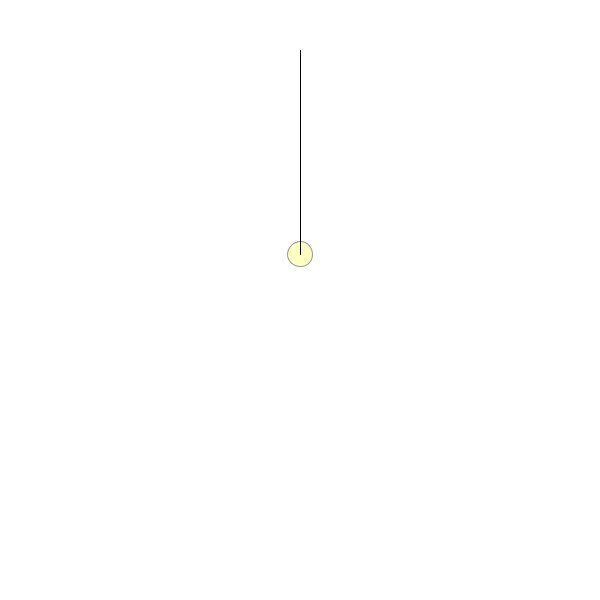
Frame 1 (no input)
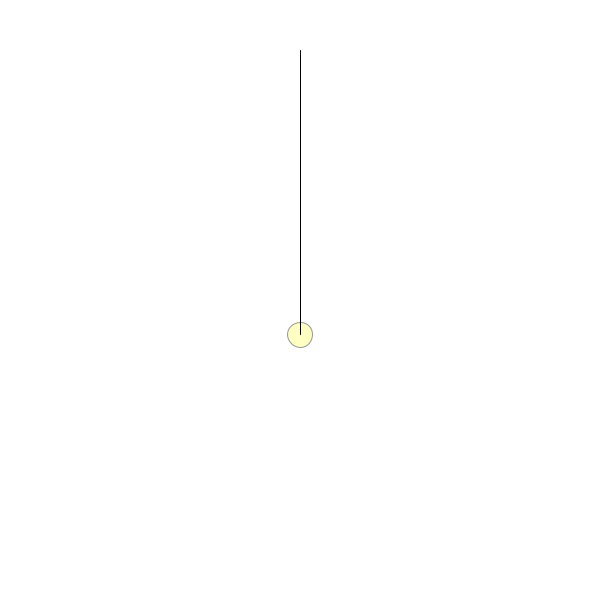
Frame 60 (the mouse pressed at the canvas centre just before this capture)
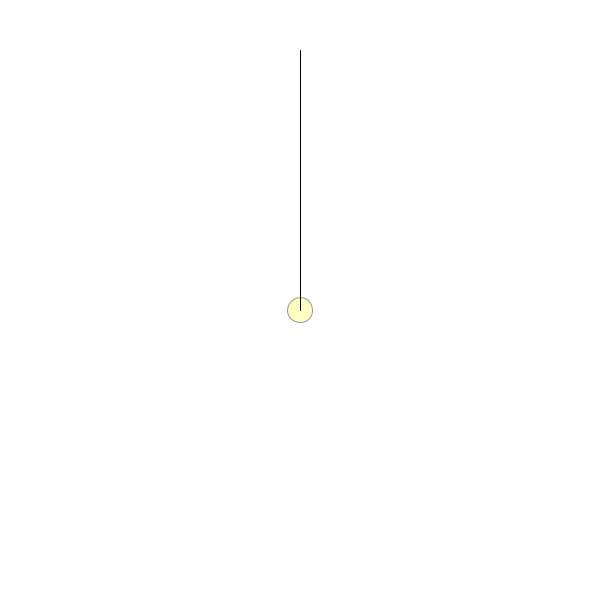
Frame 120 (the mouse held since frame 60 and released just before this capture)

The Processing sketch that drew these frames (run headless with seeded random() and noise(); from frame 60 on, the mouse is pressed at the canvas centre):

// Processing sketch: SPRING1
// ── SPRING1.pde
Spring s;
Bob b;

PVector origin, loc;
float len = 200;

void setup() {
  size(600, 600);
  origin = new PVector(width/2, 50);
  loc = new PVector(width/2, origin.y + len);
  b = new Bob(loc, 0.5);
  s = new Spring(0.005, len, origin);
}

void draw() {
  background(255);

  PVector Gravity = new PVector(0, 2);
  b.applyForce(Gravity);

  s.update(b);
  b.update();
  b.display();
  s.display(b);
  
  if (mousePressed) {
    b.loc = new PVector(mouseX, mouseY);
  }
}

// ── Bob.pde
class Bob{
  PVector acc, vel, loc;
  float mass, r;
  
  Bob(PVector pos, float Mass){
    acc = new PVector(0,0);
    vel = new PVector(0,0);
    loc = pos.copy();
    mass = Mass;
    r = mass*50;
  }
  
  void display(){
    fill(255, 255, 150, 150);
    stroke(150);
    ellipse(loc.x,loc.y,r,r);
  }
  
  void applyForce(PVector f){
    PVector force = f.copy();
    force.div(mass);
    acc.add(force);
  }
  
  void update(){
    vel.add(acc);
    vel.limit(10);
    loc.add(vel);
    acc.mult(0);
    vel.mult(0.985);
  }
}

// ── Spring.pde
class Spring{
  float k, restLen;
  PVector origin;
  
 Spring(float k_, float restLen_, PVector origin_){
   k = k_;
   restLen = restLen_;
   origin = origin_.copy();
 }
 
 void display(Bob b){
   stroke(0);
   line(origin.x, origin.y, b.loc.x, b.loc.y);
 }
 
 void update(Bob b){
   PVector force = PVector.sub(b.loc, origin);
   float crrLen = force.mag();
   float x = crrLen - restLen;
   
   force.normalize();
   force.mult(-4 * k * x);
   
   b.applyForce(force);
 }
}
